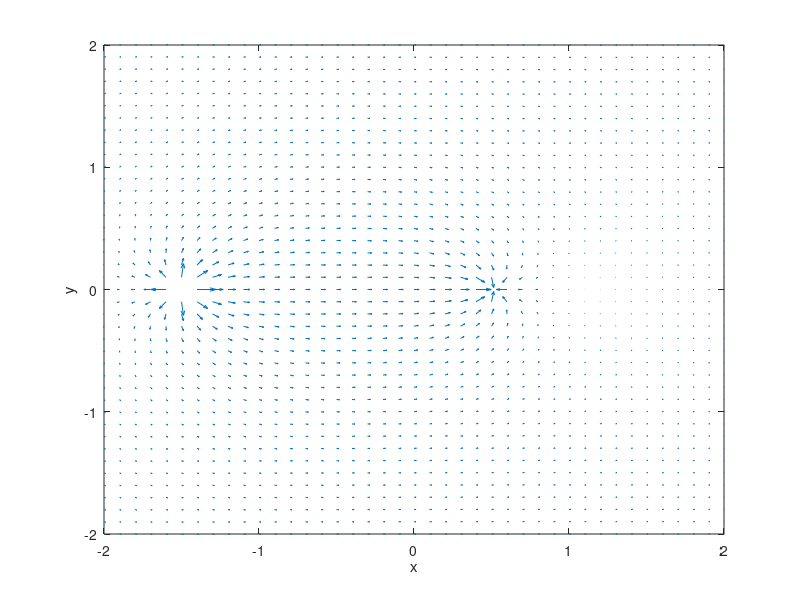

Here is the MATLAB script that generated this plot:
%% AAE 333 example code

%define x and y
x = -2:.1:2;
y = -2:.1:2;

%create a mesh of x and y
[x,y] = meshgrid(x,y);

%define u and v
u = 50 + (40/2*pi)*(x+1.5)./((x+1.5).^2 + y.^2) - (30/2*pi)*(x-.5)./((x-.5).^2 + y.^2);
v = (40/2*pi)*y./((x+1.5).^2 + y.^2) - (30/2*pi)*y./((x-.5).^2 + y.^2);

% figures
h2 =figure(2);
quiver(x,y,u,v)
xlabel('x')
ylabel('y')
axis([x(1) x(end) y(1) y(end)])
